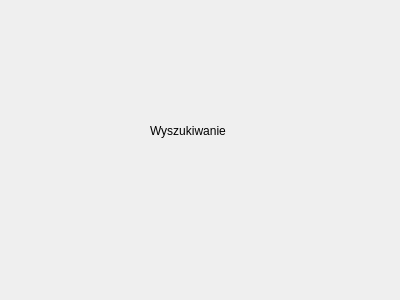
<?xml version="1.0" encoding="UTF-8"?>
<ui version="4.0">
 <class>search</class>
 <widget class="QWidget" name="search">
  <property name="geometry">
   <rect>
    <x>0</x>
    <y>0</y>
    <width>400</width>
    <height>300</height>
   </rect>
  </property>
  <property name="windowTitle">
   <string>Form</string>
  </property>
  <widget class="QLabel" name="label">
   <property name="geometry">
    <rect>
     <x>150</x>
     <y>120</y>
     <width>81</width>
     <height>21</height>
    </rect>
   </property>
   <property name="text">
    <string>Wyszukiwanie</string>
   </property>
  </widget>
 </widget>
 <resources/>
 <connections/>
</ui>
